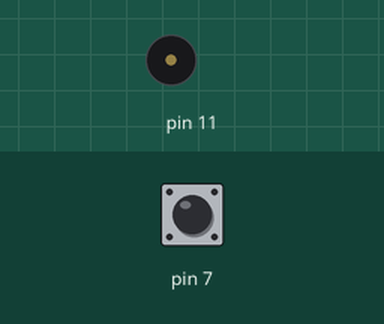
Bench run of a sketch on a simulated Arduino Uno, built with avr-gcc and run on an emulated ATmega328P. On the bench: buzzer (waves = sounding). The inputs (shaded band) are chosen by the test bench; at power-on: pin 7 HIGH. What the sketch prints to the serial monitor is not drawn.

Above: at 2.4 s.
2.5 s: pin 7 pulled LOW for 3.2 s
At 3.66 s:
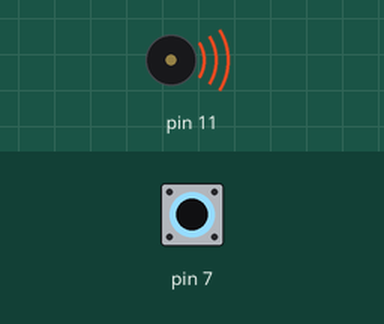
7.2 s: pin 7 pulled LOW for 3.2 s
At 8.6 s:
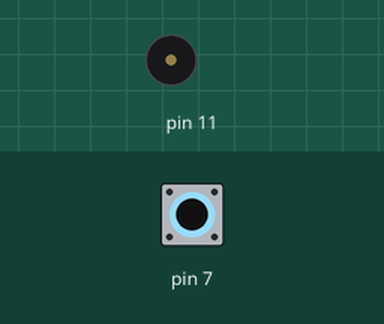
11.9 s: pin 7 pulled LOW for 3.2 s
At 13.5 s:
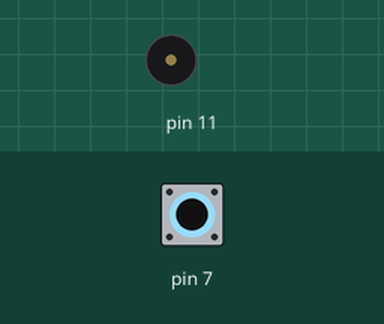
16.6 s: pin 7 pulled LOW for 3.2 s
At 18.2 s:
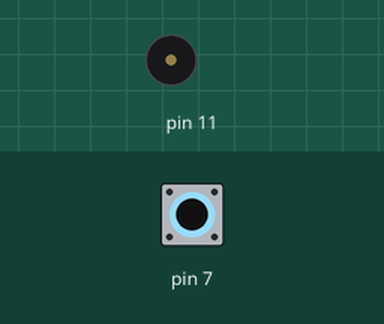
21.3 s: pin 7 driven LOW
At 22.9 s:
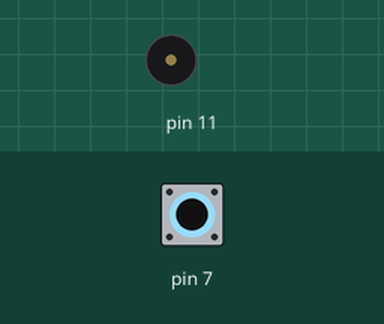
24.2 s: pin 7 pulsed HIGH 2 times (0.12 s each, 0.3 s apart)
At 26.4 s:
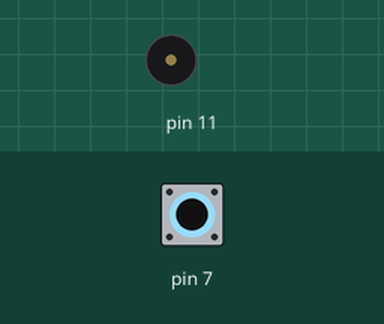
Timing chart, 0 to 27.9 s (numbered marks = the images above; inputs shaded):
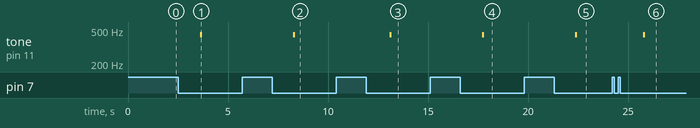

Measured:
- after the input at 2.5 s, tone on pin 11: silent → 440 Hz after 1.1 s, → silent 0.10 s later
- after the input at 7.2 s, tone on pin 11: silent → 440 Hz after 1.1 s, → silent 0.10 s later
- after the input at 11.9 s, tone on pin 11: silent → 440 Hz after 1.2 s, → silent 0.10 s later
- after the input at 16.6 s, tone on pin 11: silent → 440 Hz after 1.1 s, → silent 0.10 s later
- after the input at 21.3 s, tone on pin 11: silent → 440 Hz after 1.1 s, → silent 0.10 s later
- after the input at 24.2 s, tone on pin 11: silent → 440 Hz after 1.6 s, → silent 0.10 s later

The sketch:

servo_exp_min_deg.ino
```cpp
//servo_exp_min_deg.ino
//サーボ最小動作角度検証用
//最小角度の振動を繰り返す。KONDOのサーボをICS規格で動かす
//受信を切り捨てて通信速度を上げた
//ID設定

#include <Wire.h>
#include <string.h>

#undef int
#include <stdio.h>

uint8_t outbuf[6];    // array to store arduino output

const byte ICS_POS_CMD = 0x80;
const byte ICS_PARA_WRITE_COMMND = 0xC0;
const byte SUB_ST_COMMND = 0x01;
const byte SUB_SP_COMMND = 0x02;
const byte ICS_ID_CMD = 0xE0;
const byte SUB_ID_COMMND = 0x01;

unsigned short sv_pos=7500;
boolean pushFlg=false;
boolean pushIgn=false;
unsigned long t_push=0;

void servoMove(int x, int y){
  /*
   * 3500...7500...11500
   * -135...0...   135    [deg]
   */
  int A, B;
  A = map(x,36,232,3500,11500);
  B = map(y,31,224,3500,11500);

  ics_set_pos(1,A);
  ics_set_pos(0,B);
}

///
/// 送受信する
///
bool Synchronize(byte *txBuff, size_t txLength, byte *rxBuff, size_t rxLength){
  int size; //受信したbyte数

  //定義していなかったらエラーにする
  if (Serial == false)return false;

  Serial.flush();

  Serial.write(txBuff, txLength);

  Serial.flush();   //送信が終わるのを待つ

  /*
  size = Serial.readBytes(rxBuff, rxLength);

  if (size != rxLength) //指定した受信数かどうか確認
  {
    return false;
  }
  */

  return true;
}

///
/// ポジションコマンドを送る
///
int ics_set_pos(byte id,unsigned short pos){
  byte tx_data[3];
  byte rx_data[3];
  bool flag;
  int rAngle;   //受信した角度データ
  /// 送信コマンドを作成
  tx_data[0] = ICS_POS_CMD + id;
  tx_data[1] = (byte)((pos & 0x3F80) >> 7);
  tx_data[2] = (byte)(pos & 0x007F);

  //送受信を行う
  flag = Synchronize(tx_data,3,rx_data,3);

  if(flag == false) //失敗した場合は-1を返す
  {
    return -1;
  }

  rAngle = ((rx_data[1] << 7) & 0x3F80) + (rx_data[2] & 0x007F);

  return rAngle;
}

///
/// ストレッチを変更する
///
bool ics_set_st(byte id,byte stData){
  byte tx_data[3];
  byte rx_data[3];
  bool flag;
  /// 送信コマンドを作成
  tx_data[0] = ICS_PARA_WRITE_COMMND + id;
  tx_data[1] = SUB_ST_COMMND;
  tx_data[2] = stData;

  //送受信を行う
  flag = Synchronize(tx_data,3,rx_data,3);

  if(flag == false) //失敗した場合は-1を返す
  {
    return -1;
  }

  return flag;
}

///
/// スピードを変更する
///
bool ics_set_sp(byte id,byte spData){
  byte tx_data[3];
  byte rx_data[3];
  bool flag;
  /// 送信コマンドを作成
  tx_data[0] = ICS_PARA_WRITE_COMMND + id;
  tx_data[1] = SUB_SP_COMMND;
  tx_data[2] = spData;

  //送受信を行う
  flag = Synchronize(tx_data,3,rx_data,3);

  if(flag == false) //失敗した場合は-1を返す
  {
    return -1;
  }
  return flag;
}

///
/// IDを変更する
///
void ics_set_id(byte id){
  byte tx_data[3];
  byte rx_data[1];
  bool flag;
  int rId;   //受信した角度データ
  /// 送信コマンドを作成
  tx_data[0] = ICS_ID_CMD + id;
  tx_data[1] = SUB_ID_COMMND; //ID書き込み
  tx_data[2] = SUB_ID_COMMND; //ID書き込み
  tx_data[3] = SUB_ID_COMMND; //ID書き込み

  //送受信を行う
  flag = Synchronize(tx_data,4,rx_data,1);
}

void setup (){
  //サーボ角インクリメント用スイッチ
  pinMode(7, INPUT_PULLUP);

  //シリアルモードに切り替える
  pinMode(1, OUTPUT);
  digitalWrite(1, HIGH);
  delay(1000);

  Serial.begin(115200, SERIAL_8E1);  //UARTの通信設定

  ics_set_id(0);
  delay(200);

  ics_set_sp(0,30);

  Serial.print ("Finished setup\n");
}

void loop (){
	//1秒以上押し続けたときのみ処理を実行する
	if(!digitalRead(7)){ //pullupされている。押したときLOW
		if(pushIgn){
			//処理実行後も押し続けた場合は何もしない
		}else{
			if(pushFlg){
				if(millis()-t_push>1000){
					//確定・処理実行
					sv_pos+=10;
          tone(11, 440, 100);
					pushFlg=false;
					pushIgn=true;
				}
			}else{
				t_push=millis();
				pushFlg=true;
			}
		}

	}else{
    pushFlg=false;
		pushIgn=false;
	}

  //サーボ制御
  ics_set_id(0x01);
  delay(200);
  //idを変えるときは設定後にディレイを入れるとうまくいく
  //servoMove(outbuf[0], outbuf[1]);
  //delay(200);
  ics_set_pos(0, sv_pos);
  Serial.println(sv_pos);
}
```
